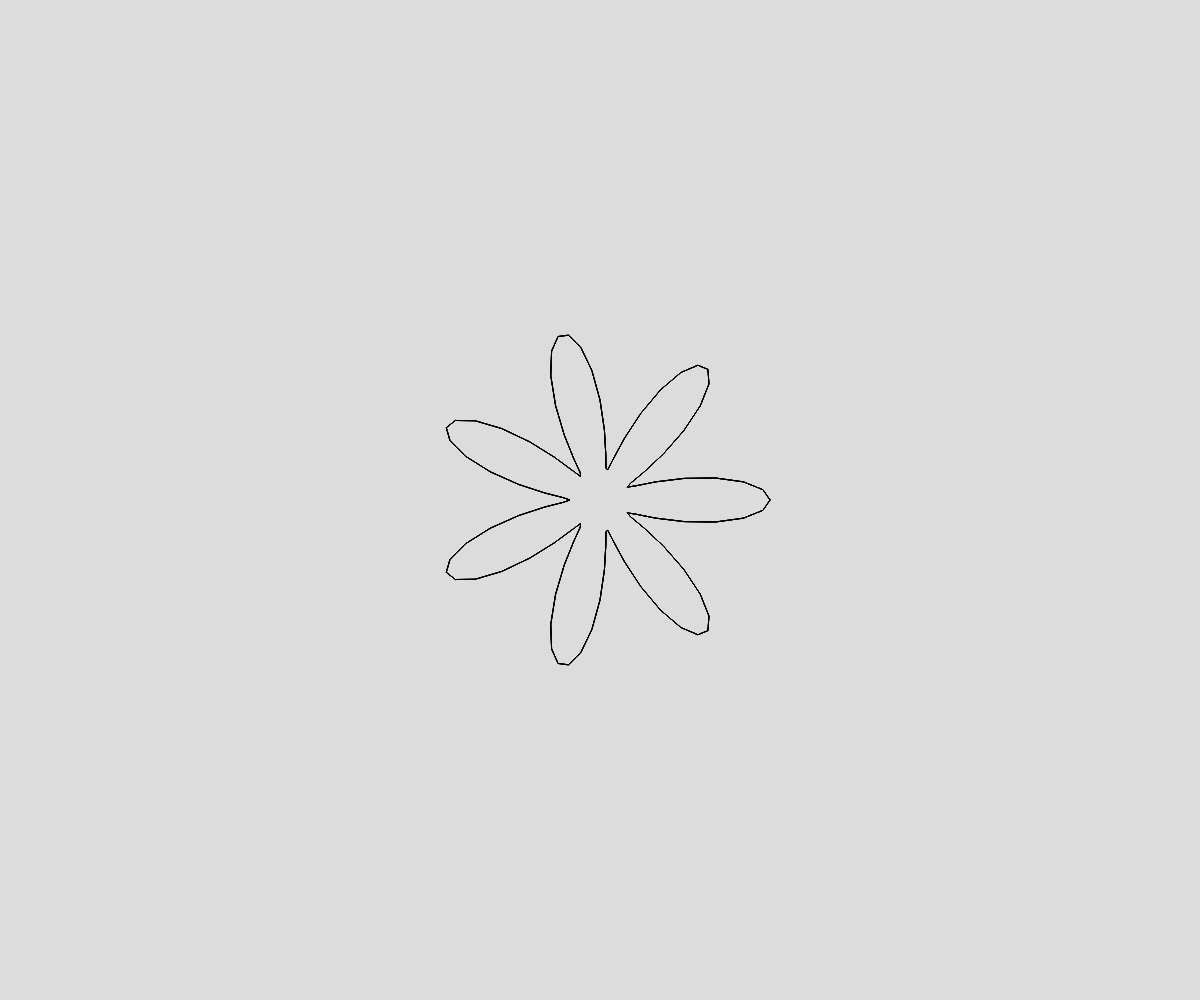
Frame 1 (no input)
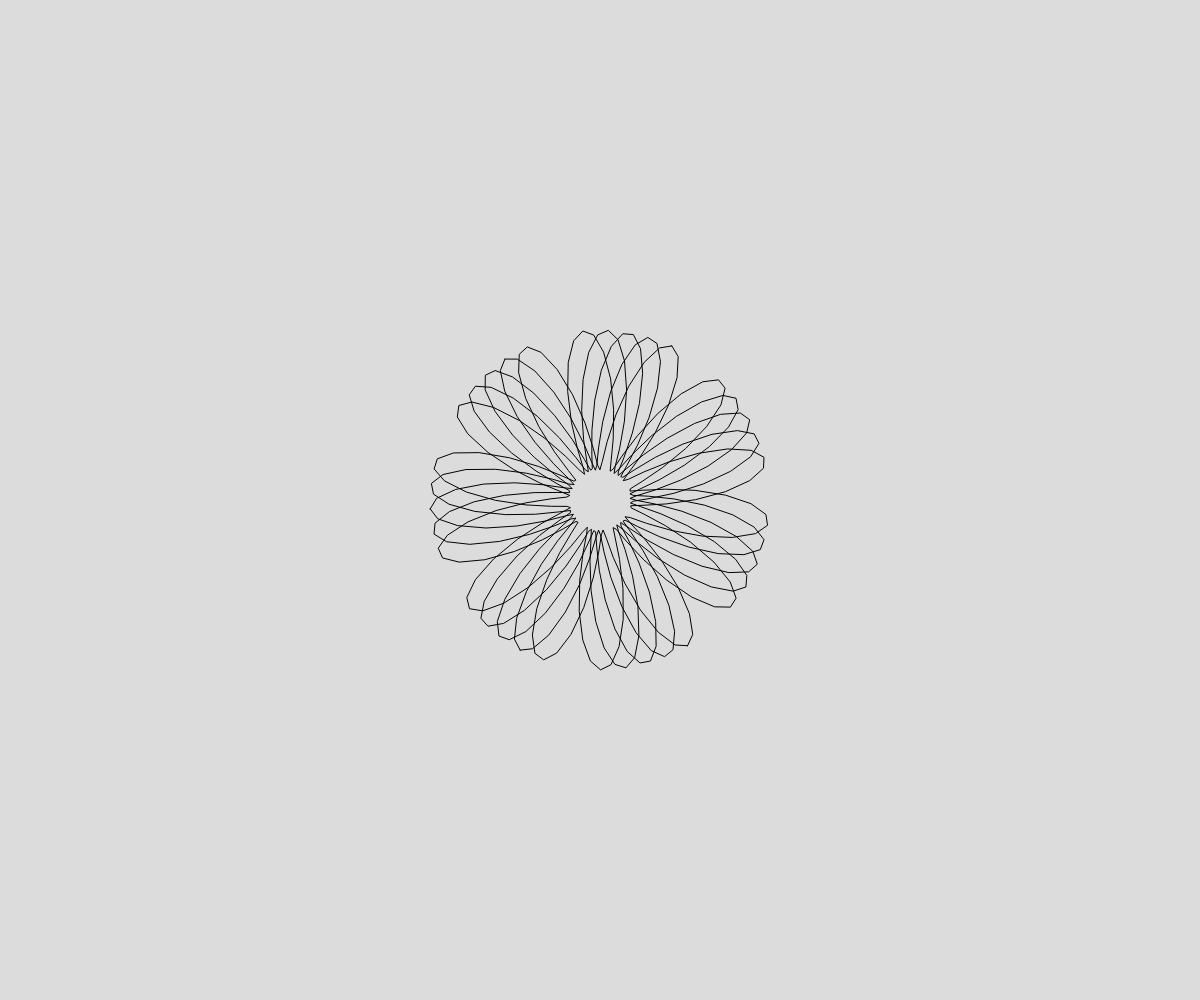
Frame 60 (no input)
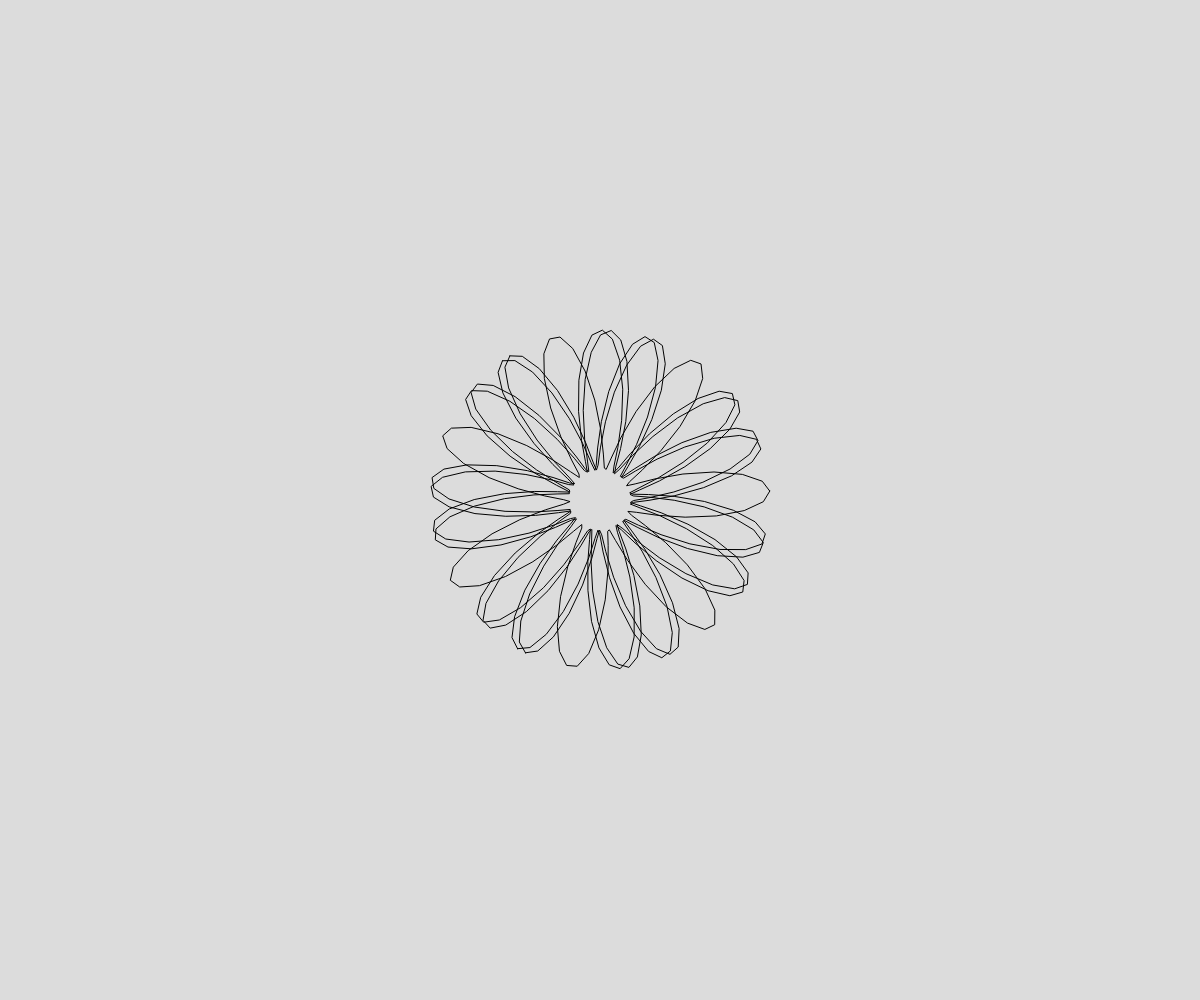
Frame 120 (the mouse pressed at the canvas centre since frame 60)

The p5.js sketch that drew these frames (run headless with seeded random() and noise() and a simulated clock; from frame 60 on, the mouse is pressed at the canvas centre):

// p5.js sketch
// ── sketch.js
// let rotatingAngle = 0;

let flowers = [];
let f;

function setup() {
  createCanvas(window.innerWidth, window.innerHeight);
  angleMode(DEGREES);

  for (let i = 0; i < 5; i++) {
    flowers[i] = new Flower(100, 100, 70, 7, 1 + i);
  }
  // f = new Flower(100, 100, 70, 7, 1);
}

function draw() {
  background(220);
  translate(width / 2, height / 2);
  // f.display();

  for (let i = 0; i < 5; i++) {
    flowers[i].display();
  }
}

// ── flower.js
class Flower {
  constructor(points, r, flower_amplitude, period, speed) {
    this.x = [];
    this.y = [];
    this.points = points;
    this.flower_radius;
    this.r = r;
    this.flower_amplitude = flower_amplitude;
    this.period = period;
    this.speed = speed;
    this.rotatingAngle = 0;
  }

  display() {
    stroke(0);
    noFill();
    beginShape();
    for (let i = 0; i < this.points; i++) {
      let angle = (i / this.points) * 360;
      this.flower_radius = this.flower_amplitude * cos(angle * this.period);
      this.x[i] =
        (this.r + this.flower_radius) * cos(angle + this.rotatingAngle);
      this.y[i] =
        (this.r + this.flower_radius) * sin(angle + this.rotatingAngle);
      vertex(this.x[i], this.y[i]);
    }
    endShape(CLOSE);

    this.rotatingAngle += this.speed;
  }
}
